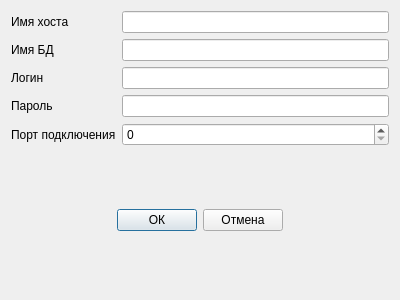
<?xml version="1.0" encoding="UTF-8"?>
<ui version="4.0">
 <class>Dialog</class>
 <widget class="QDialog" name="Dialog">
  <property name="geometry">
   <rect>
    <x>0</x>
    <y>0</y>
    <width>400</width>
    <height>300</height>
   </rect>
  </property>
  <property name="windowTitle">
   <string>Dialog</string>
  </property>
  <layout class="QVBoxLayout" name="verticalLayout">
   <item>
    <layout class="QFormLayout" name="formLayout">
     <item row="0" column="0">
      <widget class="QLabel" name="hostName">
       <property name="text">
        <string>Имя хоста</string>
       </property>
      </widget>
     </item>
     <item row="0" column="1">
      <widget class="QLineEdit" name="hostNameLineEdit"/>
     </item>
     <item row="1" column="0">
      <widget class="QLabel" name="dbName">
       <property name="text">
        <string>Имя БД</string>
       </property>
      </widget>
     </item>
     <item row="1" column="1">
      <widget class="QLineEdit" name="dbLineEdit"/>
     </item>
     <item row="2" column="0">
      <widget class="QLabel" name="login">
       <property name="text">
        <string>Логин</string>
       </property>
      </widget>
     </item>
     <item row="2" column="1">
      <widget class="QLineEdit" name="loginLineEdit"/>
     </item>
     <item row="3" column="0">
      <widget class="QLabel" name="password">
       <property name="text">
        <string>Пароль</string>
       </property>
      </widget>
     </item>
     <item row="3" column="1">
      <widget class="QLineEdit" name="passLineEdit"/>
     </item>
     <item row="4" column="0">
      <widget class="QLabel" name="portNum">
       <property name="text">
        <string>Порт подключения</string>
       </property>
      </widget>
     </item>
     <item row="4" column="1">
      <widget class="QSpinBox" name="portSpinBox"/>
     </item>
    </layout>
   </item>
   <item>
    <layout class="QHBoxLayout" name="horizontalLayout">
     <item>
      <spacer name="horizontalSpacer">
       <property name="orientation">
        <enum>Qt::Orientation::Horizontal</enum>
       </property>
       <property name="sizeHint" stdset="0">
        <size>
         <width>40</width>
         <height>20</height>
        </size>
       </property>
      </spacer>
     </item>
     <item>
      <spacer name="verticalSpacer">
       <property name="orientation">
        <enum>Qt::Orientation::Vertical</enum>
       </property>
       <property name="sizeHint" stdset="0">
        <size>
         <width>20</width>
         <height>40</height>
        </size>
       </property>
      </spacer>
     </item>
     <item>
      <widget class="QPushButton" name="pushButtonOk">
       <property name="text">
        <string>ОК</string>
       </property>
      </widget>
     </item>
     <item>
      <widget class="QPushButton" name="pushButtonCancel">
       <property name="text">
        <string>Отмена</string>
       </property>
      </widget>
     </item>
     <item>
      <spacer name="verticalSpacer_2">
       <property name="orientation">
        <enum>Qt::Orientation::Vertical</enum>
       </property>
       <property name="sizeHint" stdset="0">
        <size>
         <width>20</width>
         <height>40</height>
        </size>
       </property>
      </spacer>
     </item>
     <item>
      <spacer name="horizontalSpacer_2">
       <property name="orientation">
        <enum>Qt::Orientation::Horizontal</enum>
       </property>
       <property name="sizeHint" stdset="0">
        <size>
         <width>40</width>
         <height>20</height>
        </size>
       </property>
      </spacer>
     </item>
    </layout>
   </item>
  </layout>
 </widget>
 <resources/>
 <connections/>
</ui>
